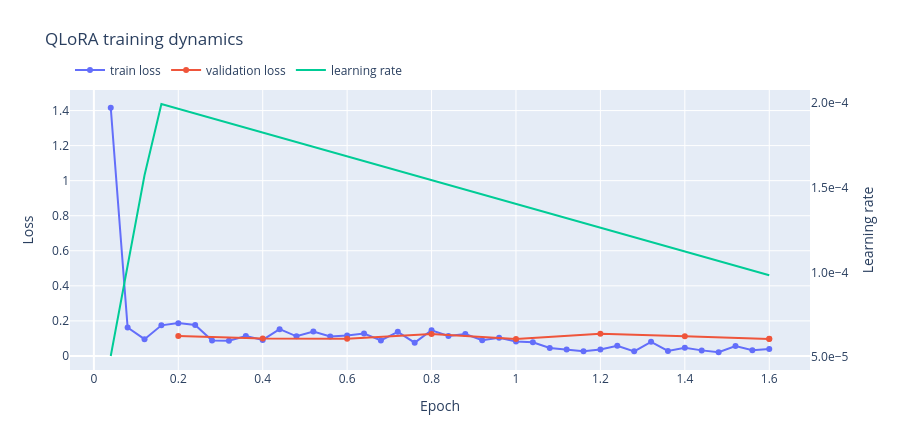

Here is the notebook cell this chart was saved with:
### Markdown cell above
На одном интерактивном Plotly-графике отображаются training loss, validation loss и learning rate. График остаётся только в блокноте и не экспортируется в отдельный файл.

### Code cell
train_loss_points = [
    (entry["epoch"], entry["loss"])
    for entry in training_history
    if (
        "loss" in entry
        and "eval_loss" not in entry
        and "epoch" in entry
    )
]

eval_loss_points = [
    (entry["epoch"], entry["eval_loss"])
    for entry in training_history
    if (
        "eval_loss" in entry
        and "epoch" in entry
    )
]

learning_rate_points = [
    (entry["epoch"], entry["learning_rate"])
    for entry in training_history
    if (
        "learning_rate" in entry
        and "epoch" in entry
    )
]

training_fig = go.Figure()

if train_loss_points:
    train_epochs, train_losses = zip(*train_loss_points)
    training_fig.add_trace(
        go.Scatter(
            x=train_epochs,
            y=train_losses,
            mode="lines+markers",
            name="train loss",
            yaxis="y",
        )
    )

if eval_loss_points:
    eval_epochs, eval_losses = zip(*eval_loss_points)
    training_fig.add_trace(
        go.Scatter(
            x=eval_epochs,
            y=eval_losses,
            mode="lines+markers",
            name="validation loss",
            yaxis="y",
        )
    )

if learning_rate_points:
    lr_epochs, learning_rates = zip(*learning_rate_points)
    training_fig.add_trace(
        go.Scatter(
            x=lr_epochs,
            y=learning_rates,
            mode="lines",
            name="learning rate",
            yaxis="y2",
        )
    )

training_fig.update_layout(
    title="QLoRA training dynamics",
    height=430,
    xaxis={"title": "Epoch"},
    yaxis={"title": "Loss"},
    yaxis2={
        "title": "Learning rate",
        "overlaying": "y",
        "side": "right",
        "tickformat": ".1e",
        "showgrid": False,
    },
    legend={
        "orientation": "h",
        "yanchor": "bottom",
        "y": 1.02,
        "xanchor": "left",
        "x": 0,
    },
    margin={
        "l": 70,
        "r": 90,
        "t": 90,
        "b": 60,
    },
)

training_fig.show()

### Figure 1 — Plotly figure (JSON) as saved in the notebook; plotly's stock layout.template omitted (floating-point values rounded to 4 significant figures)
{"data": [{"mode": "lines+markers", "name": "train loss", "type": "scatter", "x": [0.04, 0.08, 0.12, 0.16, 0.2, 0.24, 0.28, 0.32, 0.36, 0.4, 0.44, 0.48, 0.52, 0.56, 0.6, 0.64, 0.68, 0.72, 0.76, 0.8, 0.84, 0.88, 0.92, 0.96, 1, 1.04, 1.08, 1.12, 1.16, 1.2, 1.24, 1.28, 1.32, 1.36, 1.4, 1.44, 1.48, 1.52, 1.56, 1.6], "y": [1.416, 0.1623, 0.09564, 0.1745, 0.1872, 0.177, 0.08755, 0.08653, 0.1142, 0.0916, 0.1529, 0.112, 0.1388, 0.1109, 0.116, 0.1282, 0.08854, 0.1375, 0.07561, 0.1463, 0.1136, 0.1247, 0.08924, 0.1043, 0.08273, 0.07748, 0.04551, 0.03717, 0.02737, 0.03704, 0.05826, 0.02625, 0.08064, 0.0283, 0.04626, 0.03167, 0.02101, 0.05685, 0.03306, 0.03926], "yaxis": "y"}, {"mode": "lines+markers", "name": "validation loss", "type": "scatter", "x": [0.2, 0.4, 0.6, 0.8, 1, 1.2, 1.4, 1.6, 1.6], "y": [0.1131, 0.09987, 0.09836, 0.1256, 0.09665, 0.1261, 0.1126, 0.09853, 0.09665], "yaxis": "y"}, {"mode": "lines", "name": "learning rate", "type": "scatter", "x": [0.04, 0.08, 0.12, 0.16, 0.2, 0.24, 0.28, 0.32, 0.36, 0.4, 0.44, 0.48, 0.52, 0.56, 0.6, 0.64, 0.68, 0.72, 0.76, 0.8, 0.84, 0.88, 0.92, 0.96, 1, 1.04, 1.08, 1.12, 1.16, 1.2, 1.24, 1.28, 1.32, 1.36, 1.4, 1.44, 1.48, 1.52, 1.56, 1.6], "y": [5.067e-05, 0.000104, 0.0001573, 0.0001994, 0.0001966, 0.0001938, 0.000191, 0.0001882, 0.0001854, 0.0001826, 0.0001798, 0.000177, 0.0001742, 0.0001714, 0.0001686, 0.0001658, 0.0001629, 0.0001601, 0.0001573, 0.0001545, 0.0001517, 0.0001489, 0.0001461, 0.0001433, 0.0001405, 0.0001377, 0.0001349, 0.0001321, 0.0001293, 0.0001265, 0.0001236, 0.0001208, 0.000118, 0.0001152, 0.0001124, 0.0001096, 0.0001068, 0.000104, 0.0001012, 9.839e-05], "yaxis": "y2"}], "layout": {"height": 430, "legend": {"orientation": "h", "x": 0, "xanchor": "left", "y": 1.02, "yanchor": "bottom"}, "margin": {"b": 60, "l": 70, "r": 90, "t": 90}, "title": {"text": "QLoRA training dynamics"}, "xaxis": {"title": {"text": "Epoch"}}, "yaxis": {"title": {"text": "Loss"}}, "yaxis2": {"overlaying": "y", "showgrid": false, "side": "right", "tickformat": ".1e", "title": {"text": "Learning rate"}}}}
